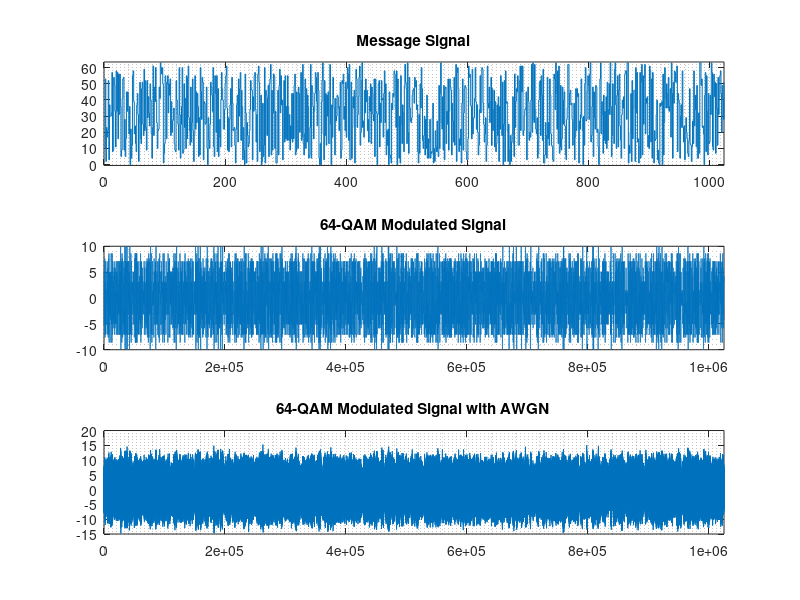
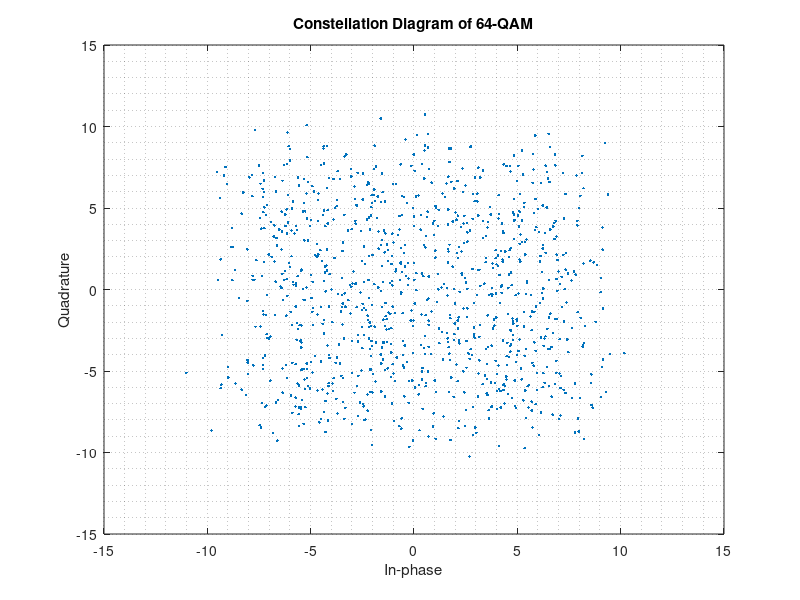

Write the MATLAB code that produced these figures, in order.
%%Modulated signal & Constellation Diagram of 64-QAM Modulation
%%This code is generated for a project which is related to Digital modulation
%%Classification. 
%%Shehan Stainwall 
%%For more codes visit.
%%https://in.mathworks.com/matlabcentral/profile/authors/18282885?s_tid=gn_comm
clear;clc;
%Message Signal
N = 1024; % Number of bits
M = 64;   % Modulation Order 64
data = randi([0 M-1],1,N); %Message Infromation
s = qammod(data,M); %Modulated data 
%AWGN for Constellation points
SNR = 10; %SNR in dB 
r = awgn(s,SNR,'measured');
bit_rate = 10.^3;
f = bit_rate;     %minimum carrier frequency 
Tb = 1/bit_rate ; %bit duration
t  = 0:(Tb/1000):Tb ; 
%Transmitted Signal waveform
TxSig = [];
for l=1:length(data)
    Tx = real(s(l))*cos(2*pi*f*t) - imag(s(l))*sin(2*pi*f*t); 
    TxSig = [TxSig Tx]; 
end
%Received Signal waveform
RxSig = awgn(TxSig,SNR,'measured'); %AWGN for Tx Waveforms
% %****************************Visualizing Data******************************
%Wave forms of the Signal
figure(1)
subplot(3,1,1);
stairs(data); grid minor; ylim([-0.5,M-0.5]); xlim([0,N]);
title('Message Signal');
subplot(3,1,2);
plot(TxSig); grid minor; title('64-QAM Modulated Signal'); 
xlim([0,N*10^3+N]);
subplot(3,1,3);
plot(RxSig); grid minor; title('64-QAM Modulated Signal with AWGN');
xlim([0,N*10^3+N]);
% Constellation Diagram of the Rx
scatterplot(r); grid minor;
title('Constellation Diagram of 64-QAM')

